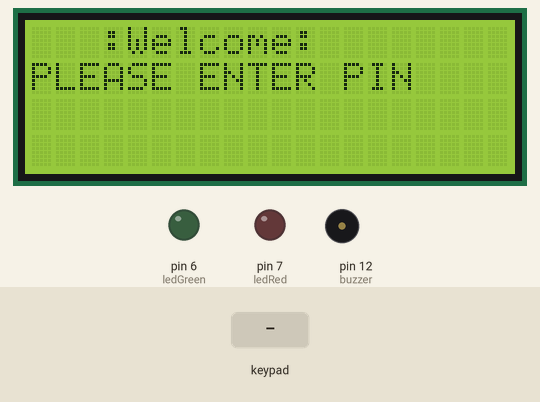
The sketch below on a simulated Arduino Uno, built with avr-gcc and run on an emulated ATmega328P. Shown: 20×4 character LCD, output pins drawn as LEDs (lit = HIGH), buzzer (waves = sounding, pin HIGH). Dashed ring = blinking. Inputs (shaded band) come from the test bench. What the sketch prints to the serial monitor is not drawn.

Above: at 1.2 s.
1.3 s: keypad keys * * * * * * * * pressed 0.4 s apart
At 5.5 s:
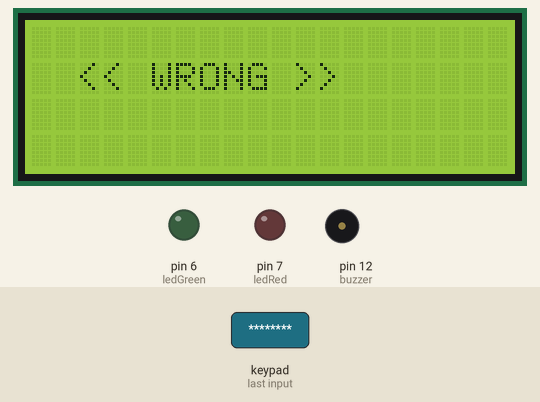
6.0 s: key '1' pressed
At 7.0 s:
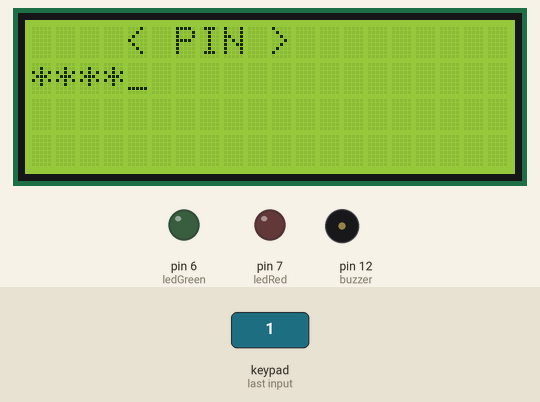
7.8 s: key '2' pressed
At 8.87 s:
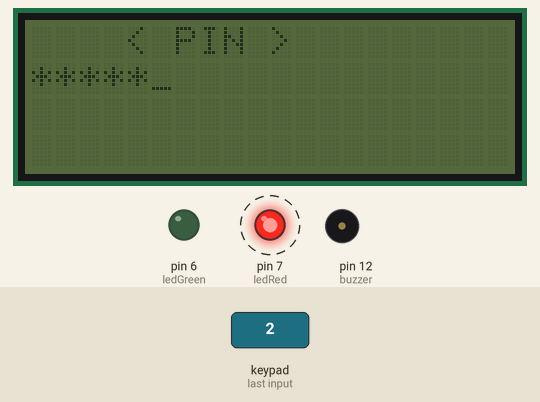
10.2 s: keypad keys 5 5 5 5 5 pressed 0.4 s apart
At 13.2 s:
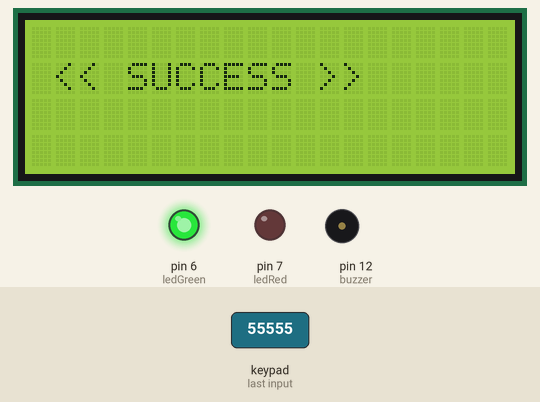
13.9 s: key 'A' pressed
16.9 s: key '3' pressed
At 18.9 s:
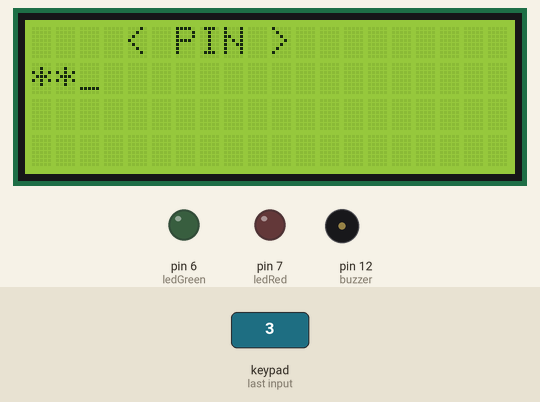
Timing chart, 0 to 20.1 s (numbered marks = the images above; inputs shaded):
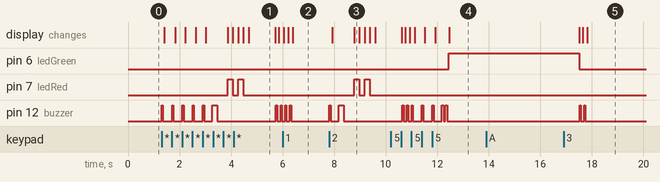

Measured:
- after the input at 1.3 s, pin 7 (ledRed): alternates HIGH for 0.20 s and LOW for 0.20 s, 4 changes in all, then stays LOW, starting after 2.6 s; pin 12 (buzzer): goes 5 × (HIGH 0.05 s, LOW 0.36 s), HIGH 0.20 s, LOW 2.3 s, HIGH 0.05 s, LOW 0.13 s, HIGH 0.05 s, then LOW, starting at once
- after the input at 6.0 s, the display: first differs from a run without the input after 0.39 s (image 2)
- after the input at 7.8 s, pin 7 (ledRed): alternates HIGH for 0.20 s and LOW for 0.20 s, 4 changes in all, then stays LOW, starting after 0.98 s; pin 12 (buzzer): LOW → HIGH at once, → LOW 0.05 s later, → HIGH 0.32 s later, → LOW 0.20 s later; the display: first changes after 0.13 s (image 3 shows a later state)
- after the input at 10.2 s, pin 6 (ledGreen): LOW → HIGH after 2.3 s; the display: first differs from a run without the input after 0.56 s (image 4 shows a later state)
- after the input at 13.9 s, every drawn part: stays the same
- after the input at 16.9 s, the display: first differs from a run without the input after 0.92 s (image 5)
- what the display in image 1 shows lasts 1.0 s, from 4.7 s to 5.7 s

The sketch:

Arduino_Keypad_Password.ino
```cpp
#include <Password.h>
#include <Keypad.h>
#include <Wire.h>
#include <LCD.h>
#include <LiquidCrystal_I2C.h>
LiquidCrystal_I2C  lcd(0x3F, 2, 1, 0, 4, 5, 6, 7); // 0x27 is the I2C bus address for an unmodified backpack

Password password = Password("55555");  // password
int dlugosc = 5;                        // length of the password

int ledRed = 7;  ////red
int ledGreen = 6; /// green
int buzzer = 12; ///blue

int ilosc; // number of clicks

const byte ROWS = 4; // rows
const byte COLS = 4; // cols

char keys[ROWS][COLS] =
{
  {'1','2','3','A'},
  {'4','5','6','B'},
  {'7','8','9','C'},
  {'*','0','#','D'}
};

byte rowPins[ROWS] = {2,3,4,5};
byte colPins[COLS] = {11,10,9,8};

Keypad keypad = Keypad( makeKeymap(keys), rowPins, colPins, ROWS, COLS );

void setup()
{
  Serial.begin(9600);
  keypad.addEventListener(keypadEvent);
    lcd.begin (20, 4); // for 16 x 2 LCD module
  lcd.setBacklightPin(3, POSITIVE);
  lcd.setBacklight(HIGH);
  pinMode(ledRed, OUTPUT);
  pinMode(ledGreen, OUTPUT);
  pinMode(buzzer, OUTPUT);

  digitalWrite(ledRed, LOW);
  digitalWrite(ledGreen, LOW);

  lcd.setCursor(1,0);
  lcd.print("  :Welcome:");
  lcd.setCursor(0,1);
  lcd.print("PLEASE ENTER PIN");
}

void loop()
{
  keypad.getKey();
}

void keypadEvent(KeypadEvent eKey)
{
  switch (keypad.getState())
  {
    case PRESSED:

int i;
for( i = 1; i <= 1; i++ )
{
  digitalWrite(buzzer, HIGH);
  delay(50);
  digitalWrite(buzzer, LOW);
  delay(50);
}

Serial.print("Pressed: ");
Serial.println(eKey);

switch (eKey)
{
/*
case '#':
break;

case '*':
break;
*/

default:
ilosc=ilosc+1;
password.append(eKey);
}
//Serial.println(ilosc);

if(ilosc == 1)
{
lcd.clear();
lcd.setCursor(1,0);
lcd.print("   < PIN >");
lcd.setCursor(0,1);
lcd.print("*_");
}
if(ilosc == 2)
{
lcd.clear();
lcd.setCursor(1,0);
lcd.print("   < PIN >");
lcd.setCursor(0,1);
lcd.print("**_");
}
if(ilosc == 3)
{
lcd.clear();
lcd.setCursor(1,0);
lcd.print("   < PIN >");
lcd.setCursor(0,1);
lcd.print("***_");
}
if(ilosc == 4)
{
lcd.clear();
lcd.setCursor(1,0);
lcd.print("   < PIN >");
lcd.setCursor(0,1);
lcd.print("****_");
}
if(ilosc == 5)
{
lcd.clear();
lcd.setCursor(1,0);
lcd.print("   < PIN >");
lcd.setCursor(0,1);
lcd.print("*****_");
}
if(ilosc == 6)
{
lcd.clear();
lcd.setCursor(1,0);
lcd.print("   < PIN >");
lcd.setCursor(0,1);
lcd.print("******_");
}
if(ilosc == 7)
{
lcd.clear();
lcd.setCursor(1,0);
lcd.print("   < PIN >");
lcd.setCursor(0,1);
lcd.print("*******_");
}
if(ilosc == 8)
{
lcd.clear();
lcd.setCursor(1,0);
lcd.print("   < PIN >");
lcd.setCursor(0,1);
lcd.print("********");
}

if(ilosc == dlugosc)
{
delay(250);
checkPassword();
ilosc = 0;
}
}
}

void checkPassword()
{
  if (password.evaluate())
  {
int i;
for( i = 1; i <= 2; i++ )
{
  digitalWrite(buzzer, HIGH);
  delay(70);
  digitalWrite(buzzer, LOW);
  delay(70);
}
    ilosc = 0;

    Serial.println("Success");

    digitalWrite(ledRed, LOW);
    digitalWrite(ledGreen, HIGH);

    lcd.clear();
    lcd.setCursor(0,1);
    lcd.print(" << SUCCESS >>");
     delay(5000);
        lcd.clear();
    lcd.setCursor(0,0);
        lcd.print("  :Welcome:  ");
    lcd.setCursor(0,1);
    lcd.print("PLEASE ENTER PIN");
        digitalWrite(ledRed, LOW);
    digitalWrite(ledGreen, LOW);
 }
  else
  {
int i;
for( i = 1; i <= 1; i++ )
{
  digitalWrite(buzzer, HIGH);
  delay(200);
  digitalWrite(buzzer, LOW);
  delay(200);
}
    ilosc = 0;
    password.reset();

    Serial.println("Wrong");
    digitalWrite(ledRed, LOW);
       lcd.setBacklight(HIGH);
      delay(200);
      digitalWrite(ledRed, HIGH);
         lcd.setBacklight(LOW);
            delay(200);
      digitalWrite(ledRed, LOW);
         lcd.setBacklight(HIGH);
  delay(200);
      digitalWrite(ledRed, HIGH);
         lcd.setBacklight(LOW);
  delay(200);
  digitalWrite(ledRed, LOW);
     lcd.setBacklight(HIGH);
  delay(200);


    lcd.clear();
    lcd.setCursor(0,1);
    lcd.print("  << WRONG >>");
    delay(1000);
   digitalWrite(ledRed, LOW);
    lcd.clear();
    lcd.setCursor(1,0);
    lcd.print("  :Welcome:");
    lcd.setCursor(0,1);
    lcd.print("PLEASE ENTER PIN");
  }
}
```
